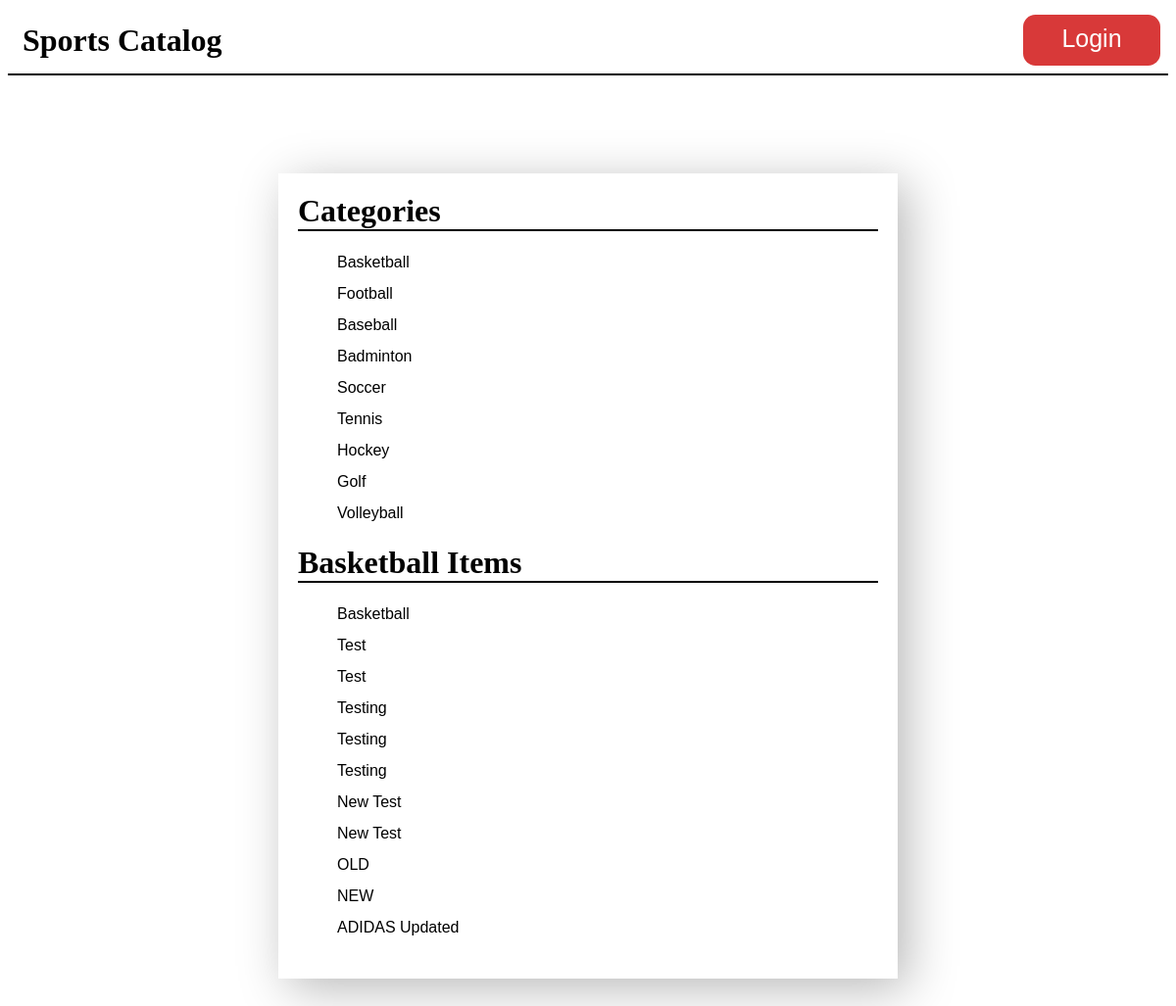
The app's page /category/1/items, older data.
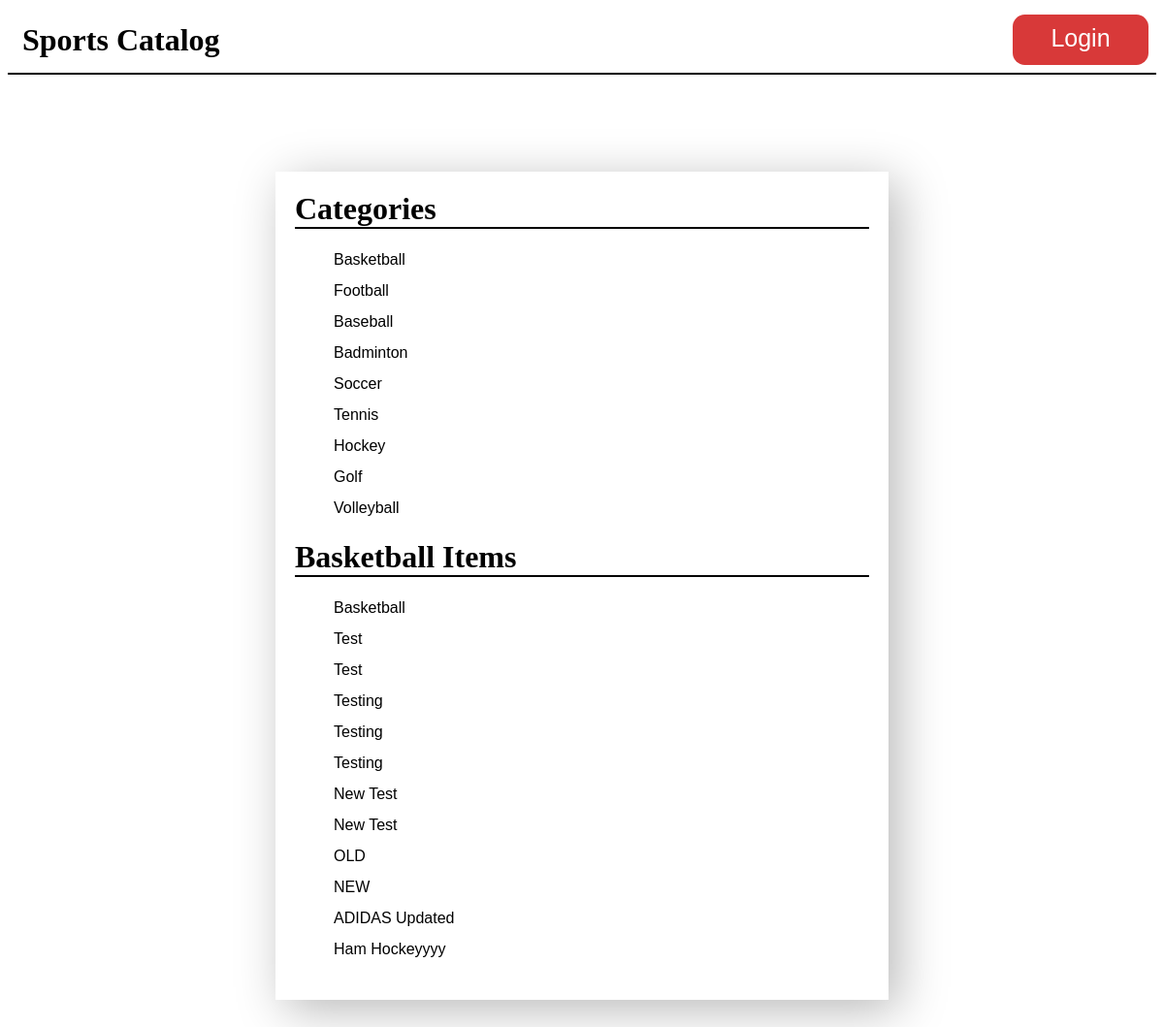
The same page, newer data.
### database_setup.py (models this page shows, shortened)
class Category(Base):
    __tablename__ = 'category'
    id = Column(Integer, primary_key=True)
    name = Column(String(100))

class Item(Base):
    __tablename__ = 'item'
    id = Column(Integer, primary_key=True)
    name = Column(String(100), nullable=False)
    description = Column(String(500), nullable=False)
    created_at = Column(DateTime, nullable=False, default=datetime.datetime.utcnow())
    updated_at = Column(DateTime, nullable=False, default=datetime.datetime.utcnow(), onupdate=datetime.datetime.utcnow())
    category_id = Column(Integer, ForeignKey('category.id'))
    category = relationship(Category)
    user_id = Column(Integer, ForeignKey('user.id'))
    user = relationship(User)

### main.py (the view)
@app.route('/category/<int:category_id>/items')
def showItems(category_id):
    logged_in = True
    if 'username' not in login_session:
        logged_in = False
    categories = session.query(Category).all()
    category = session.query(Category).filter_by(id=category_id).one()
    items = session.query(Item).filter_by(category_id=category_id).all()
    return render_template('showItems.html', items=items, category=category, categories=categories, allowed=logged_in)

### templates/showItems.html (shortened to what this page needs)
<!DOCTYPE html>
<html>
  <head>
    <link href="/static/style.css" rel="stylesheet" />
  </head>
  <body>
    <header>
      <div id="container">
        <h1><a href="{{url_for('showHomePage')}}">Sports Catalog</a></h1>
        {% if not allowed %}
          <a href="{{url_for('showLogin')}}" id="login">Login</a>
        {% else %}
          <a href="{{url_for('gdisconnect')}}" id="logout">Logout</a>
        {% endif %}
      </div>
    </header>
    <div id="category_content">
      <h1>Categories</h1>
      <ul>
        {% for category in categories %}
          <li>
            <a href="{{url_for('showItems', category_id=category.id)}}">{{category.name}}</a>
          </li>
        {% endfor %}
      </ul>
      <h1>{{category.name}} Items</h1>
      <ul>
        {% for item in items %}
          <li>
            <a href="{{url_for('showItem', category_id=category.id, item_id=item.id)}}">{{item.name}}</a>
          </li>
        {% endfor %}
      </ul>
    </div>
  </body>
</html>

Row changes from the older to the newer data that the page shows:
added Item: name "Ham Hockeyyyy"
